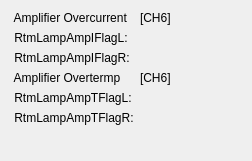
      <widget class="QWidget" name="formLayoutWidget_7">
       <property name="geometry">
        <rect>
         <x>711</x>
         <y>410</y>
         <width>252</width>
         <height>161</height>
        </rect>
       </property>
       <layout class="QFormLayout" name="formLayout_7">
        <item row="0" column="0">
         <widget class="QLabel" name="label_135">
          <property name="text">
           <string> Amplifier Overcurrent</string>
          </property>
         </widget>
        </item>
        <item row="0" column="1">
         <widget class="QLabel" name="label_162">
          <property name="text">
           <string>[CH6]</string>
          </property>
         </widget>
        </item>
        <item row="1" column="0">
         <widget class="QLabel" name="label_136">
          <property name="text">
           <string> RtmLampAmpIFlagL:</string>
          </property>
         </widget>
        </item>
        <item row="1" column="1">
         <widget class="PyDMLabel" name="PyDMLabel_121">
          <property name="toolTip">
           <string/>
          </property>
          <property name="channel" stdset="0">
           <string>XX-22SL19:DI-FOFBCtrl:RtmLampAmpIFlagLCH6-RB</string>
          </property>
         </widget>
        </item>
        <item row="2" column="0">
         <widget class="QLabel" name="label_137">
          <property name="text">
           <string> RtmLampAmpIFlagR:</string>
          </property>
         </widget>
        </item>
        <item row="2" column="1">
         <widget class="PyDMLabel" name="PyDMLabel_122">
          <property name="toolTip">
           <string/>
          </property>
          <property name="channel" stdset="0">
           <string>XX-22SL19:DI-FOFBCtrl:RtmLampAmpIFlagRCH6-RB</string>
          </property>
         </widget>
        </item>
        <item row="3" column="0">
         <widget class="QLabel" name="label_139">
          <property name="text">
           <string> Amplifier Overtermp</string>
          </property>
         </widget>
        </item>
        <item row="3" column="1">
         <widget class="QLabel" name="label_161">
          <property name="text">
           <string>[CH6]</string>
          </property>
         </widget>
        </item>
        <item row="4" column="0">
         <widget class="QLabel" name="label_140">
          <property name="text">
           <string> RtmLampAmpTFlagL:</string>
          </property>
         </widget>
        </item>
        <item row="4" column="1">
         <widget class="PyDMLabel" name="PyDMLabel_123">
          <property name="toolTip">
           <string/>
          </property>
          <property name="channel" stdset="0">
           <string>XX-22SL19:DI-FOFBCtrl:RtmLampAmpTFlagLCH6-RB</string>
          </property>
         </widget>
        </item>
        <item row="5" column="0">
         <widget class="QLabel" name="label_141">
          <property name="text">
           <string> RtmLampAmpTFlagR:</string>
          </property>
         </widget>
        </item>
        <item row="5" column="1">
         <widget class="PyDMLabel" name="PyDMLabel_124">
          <property name="toolTip">
           <string/>
          </property>
          <property name="channel" stdset="0">
           <string>XX-22SL19:DI-FOFBCtrl:RtmLampAmpTFlagRCH6-RB</string>
          </property>
         </widget>
        </item>
       </layout>
      </widget>
